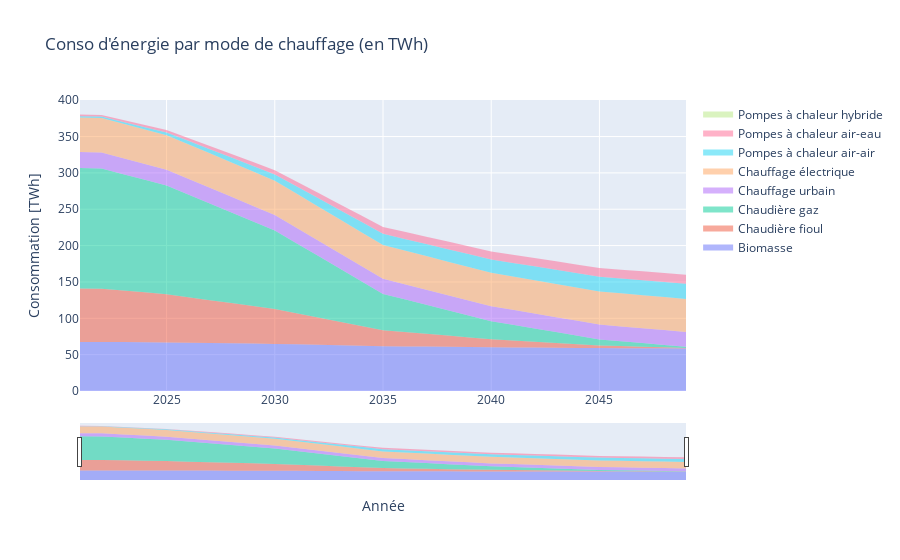

Notebook cell for this chart:
### Code cell
Var = "Conso"
y_df = sim_stock_new_df.groupby(["year", "Energy_source"])[Var].sum().to_frame().reset_index(). \
           pivot(index=['year'], columns='Energy_source').loc[[year for year in sim_param["years"][1:]], Var] / 10 ** 9
fig = MyStackedPlotly(y_df=y_df)
fig = fig.update_layout(title_text="Conso d'énergie par mode de chauffage (en TWh)", xaxis_title="Année",
                        yaxis_title="Consommation [TWh]")
fig.show()
